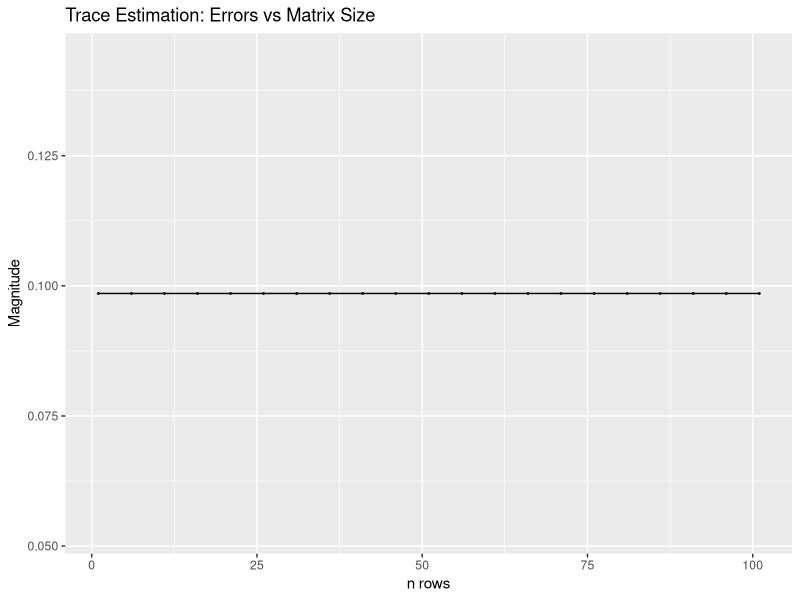

Recreate this plot in R.
## ---- chunk 1
library(ggplot2)
## ---- chunk 2
# A method to compute an unbiased estimator for the trace of a psd matrix. 
# The method uses a random isotropic test vector and matrix-vector 
# multiplication to produce the estimator for the trace. 
# Recall that:
#  * the trace of a square matrix is the sum of its diagonal elements
#  * an unbiased estimator has an expected value equal to the quantity to be estimated
#  * an isotropic vector w is one with the property E[w %*% t(w)] = I
# For proof that this method does produce an unbiased estimator for the trace of a psd
# matrix, please see the accompanying proofs.pdf file.
#
# Parameters
# ----------
# A :  matrix()
#      The nxn psd matrix for which to estimate the trace
# k :  integer
#      The number of samples to take
#
# Returns
# -------
# values$X :  double
#             The estimate of trace(A)
# values$S :  double
#             The sample variance of the estimate
#
traceEstimate <- function(A, k) {
  # assertthat::has_attr()
  assertthat::is.count(k)
  
  samples <- matrix(0, nrow=k, ncol=1)
  
  for(i in 1:k) {
    # Draw the isotropic test vector, eg. from the Gaussian distr. with variance=1
    test_vector <- matrix(rnorm(n, mean=0, sd=1), nrow=n, ncol=1)  
    
    # Compute the sample of the estimate and add it to the list
    sample <- t(test_vector) %*% (A %*% test_vector)
    samples[i] <- sample
  }
  
  estimate <- (1/k) * sum(samples)                     # compute the estimate
  var      <- (1/(k-1)) * sum((samples - estimate)^2)  # compute the variance
  
  return(list("X" = estimate, "S" = var))
}
## ---- chunk 3
# A method to compute the true trace of a matrix, for comparison with the RandNLA method.
#
# Parameters
# ----------
# A :  matrix()
#      The nxn psd matrix for which to compute the trace
#
# Returns
# -------
# tr : double
#      The trace of the input matrix
#
trace <- function(A) {
  n <- nrow(A)
  tr <- 0
  
  for(i in 1:n) {
    tr <- tr + A[i,i]
  }
  
  return(tr)
}
## ---- chunk 4
# A method to compute the error of the estimate as compared to the true value.
# 
# Parameters
# ----------
# a,b  :  list 
#         The two lists to compare
# 
# Returns
# -------
# errs :  list
#         The absolute errors for each element in the lists ($abs), 
#         the mean error ($avg),  
#         and the mean squared error ($mse)
#
compute_err <- function(a, b) {
  
  abs <- matrix(0, nrow=1, ncol=length(a))
  avg <- 0
  mse <- 0
  
  # Compute the absolute error
  for(i in 1:length(a)) {
    abs[i] <- abs(a[[i]] - b[[i]])
  }
  
  # Compute the mean error
  sum <- sum(abs)
  avg <- sum / length(a)
  
  # Compute the mean squared error
  for(i in 1:length(a)) {
    mse[i] <- (a[[i]] - b[[i]])^2 / length(a)
  }
  
  return(list("abs" = abs, "avg" = avg, "mse" = mse))
}
## ---- chunk 5
set.seed(12345)

N <- seq(from=1, to=101, by=5)
k <- 10

trace_true_list <- vector(mode="list", length=length(N))
trace_est_list  <- vector(mode="list", length=length(N))

runtime_true_list <- vector(mode="list", length=length(N))
runtime_est_list  <- vector(mode="list", length=length(N))
variance_list     <- vector(mode="list", length=length(N))

index <- 1

for(n in N) {
  # Generate a random psd matrix for the simulation
  A <- matrix(rnorm(n*n), nrow=n, ncol=n)
  A <- A %*% t(A)
  
  # Compute the true trace and record the runtime
  start <- Sys.time()
  
  trace_true <- trace(A)
  trace_true_list[index] <- trace_true
  
  runtime_true_list[index] <- Sys.time() - start
  
  # Compute the estimate of the trace and record the runtime
  new_start <- Sys.time()
  
  trace_est  <- traceEstimate(A, 100)
  trace_est_list[index] <- trace_est$X
  variance_list[index]  <- trace_est$S
  
  runtime_est_list[index] <- Sys.time() - new_start
  
  index <- index + 1
}

# Compute the errors
abs_err <- compute_err(trace_est_list, trace_true_list)$abs
avg_err <- compute_err(trace_est_list, trace_true_list)$avg
ms_err  <- compute_err(trace_est_list, trace_true_list)$mse
## ---- chunk 6
data <- data.frame(N, t(abs_err))

ggplot(data, aes(x=N, y=abs_err)) +
  geom_point(size=0.3) +
  geom_line() +
  geom_abline(slope=0, intercept=avg_err, color="blue") +
  ggtitle("Trace Estimation: Errors vs Matrix Size") +
  ylab("Magnitude") +
  xlab("n rows") +
  scale_color_manual(labels=c("Absolute Error", "Mean Error"))  # FIXME
